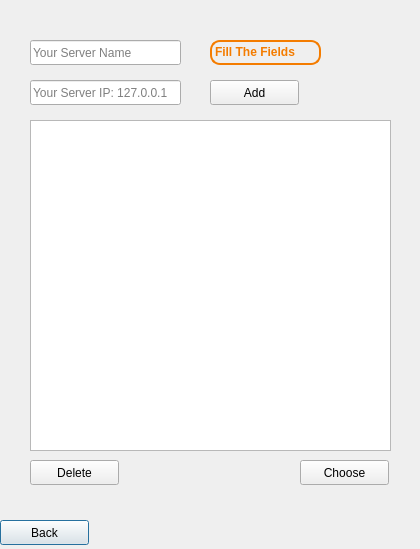
<?xml version="1.0" encoding="UTF-8"?>
<ui version="4.0">
 <class>Countries</class>
 <widget class="QDialog" name="Countries">
  <property name="geometry">
   <rect>
    <x>0</x>
    <y>0</y>
    <width>420</width>
    <height>549</height>
   </rect>
  </property>
  <property name="minimumSize">
   <size>
    <width>420</width>
    <height>549</height>
   </size>
  </property>
  <property name="maximumSize">
   <size>
    <width>421</width>
    <height>549</height>
   </size>
  </property>
  <property name="windowTitle">
   <string>Dialog</string>
  </property>
  <widget class="QPushButton" name="btnBack">
   <property name="geometry">
    <rect>
     <x>0</x>
     <y>520</y>
     <width>89</width>
     <height>25</height>
    </rect>
   </property>
   <property name="text">
    <string>Back</string>
   </property>
  </widget>
  <widget class="QLineEdit" name="leServers">
   <property name="geometry">
    <rect>
     <x>30</x>
     <y>80</y>
     <width>151</width>
     <height>25</height>
    </rect>
   </property>
   <property name="placeholderText">
    <string>Your Server IP: 127.0.0.1</string>
   </property>
  </widget>
  <widget class="QPushButton" name="btnAdd">
   <property name="geometry">
    <rect>
     <x>210</x>
     <y>80</y>
     <width>89</width>
     <height>25</height>
    </rect>
   </property>
   <property name="text">
    <string>Add</string>
   </property>
  </widget>
  <widget class="QPushButton" name="btnDelete">
   <property name="geometry">
    <rect>
     <x>30</x>
     <y>460</y>
     <width>89</width>
     <height>25</height>
    </rect>
   </property>
   <property name="text">
    <string>Delete</string>
   </property>
  </widget>
  <widget class="QPushButton" name="btnChoose">
   <property name="geometry">
    <rect>
     <x>300</x>
     <y>460</y>
     <width>89</width>
     <height>25</height>
    </rect>
   </property>
   <property name="text">
    <string>Choose</string>
   </property>
  </widget>
  <widget class="QLabel" name="lightTheme">
   <property name="geometry">
    <rect>
     <x>0</x>
     <y>-10</y>
     <width>421</width>
     <height>561</height>
    </rect>
   </property>
   <property name="text">
    <string/>
   </property>
   <property name="pixmap">
    <pixmap resource="../resource.qrc">:/img/whiteTheme.png</pixmap>
   </property>
   <property name="scaledContents">
    <bool>true</bool>
   </property>
  </widget>
  <widget class="QLabel" name="darkTheme">
   <property name="geometry">
    <rect>
     <x>0</x>
     <y>0</y>
     <width>421</width>
     <height>551</height>
    </rect>
   </property>
   <property name="text">
    <string/>
   </property>
   <property name="pixmap">
    <pixmap resource="../resource.qrc">:/img/11zon_cropped.png</pixmap>
   </property>
   <property name="scaledContents">
    <bool>true</bool>
   </property>
  </widget>
  <widget class="QLineEdit" name="leServersName">
   <property name="geometry">
    <rect>
     <x>30</x>
     <y>40</y>
     <width>151</width>
     <height>25</height>
    </rect>
   </property>
   <property name="placeholderText">
    <string>Your Server Name</string>
   </property>
  </widget>
  <widget class="QLabel" name="lbFieldsCheck">
   <property name="enabled">
    <bool>true</bool>
   </property>
   <property name="geometry">
    <rect>
     <x>210</x>
     <y>40</y>
     <width>111</width>
     <height>25</height>
    </rect>
   </property>
   <property name="styleSheet">
    <string notr="true">border: 2px solid #f47c00;
border-radius: 10px;</string>
   </property>
   <property name="text">
    <string>&lt;html&gt;&lt;head/&gt;&lt;body&gt;&lt;p&gt;&lt;span style=&quot; font-weight:700; color:#f47c00;&quot;&gt;Fill The Fields&lt;/span&gt;&lt;/p&gt;&lt;/body&gt;&lt;/html&gt;</string>
   </property>
  </widget>
  <widget class="QTableWidget" name="lwServers">
   <property name="geometry">
    <rect>
     <x>30</x>
     <y>120</y>
     <width>361</width>
     <height>331</height>
    </rect>
   </property>
  </widget>
  <zorder>darkTheme</zorder>
  <zorder>lightTheme</zorder>
  <zorder>btnBack</zorder>
  <zorder>leServers</zorder>
  <zorder>btnAdd</zorder>
  <zorder>btnDelete</zorder>
  <zorder>btnChoose</zorder>
  <zorder>leServersName</zorder>
  <zorder>lbFieldsCheck</zorder>
  <zorder>lwServers</zorder>
 </widget>
 <resources>
  <include location="../resource.qrc"/>
 </resources>
 <connections/>
</ui>
